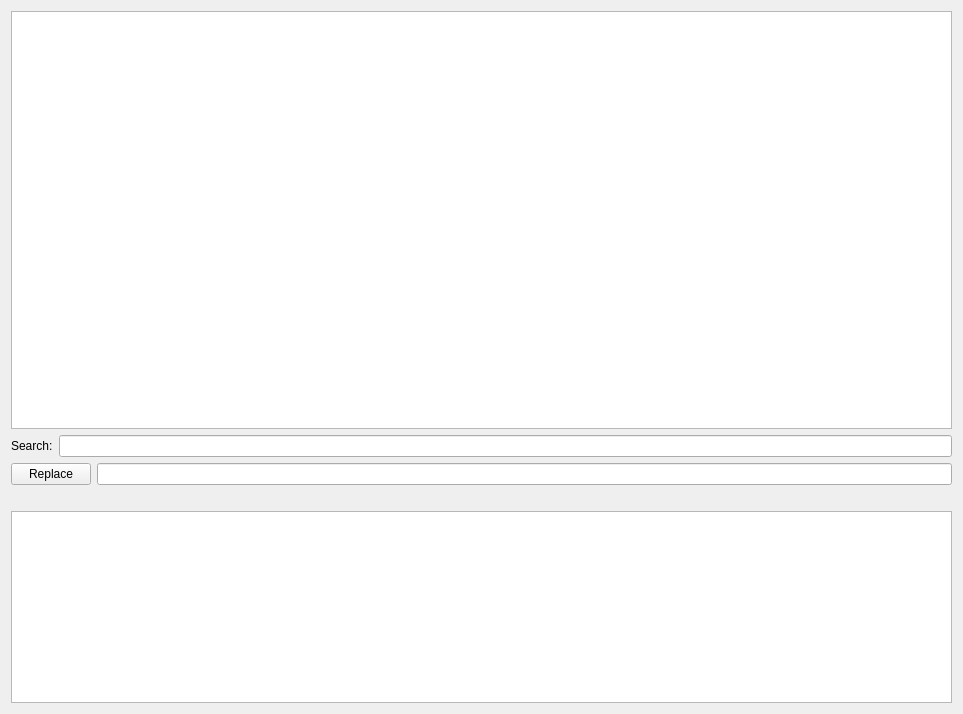
<?xml version="1.0" encoding="UTF-8"?>
<ui version="4.0">
 <class>FormRasEditor</class>
 <widget class="QWidget" name="FormRasEditor">
  <property name="geometry">
   <rect>
    <x>0</x>
    <y>0</y>
    <width>963</width>
    <height>714</height>
   </rect>
  </property>
  <property name="sizePolicy">
   <sizepolicy hsizetype="Expanding" vsizetype="Expanding">
    <horstretch>0</horstretch>
    <verstretch>0</verstretch>
   </sizepolicy>
  </property>
  <property name="windowTitle">
   <string>Form</string>
  </property>
  <layout class="QGridLayout" name="gridLayout">
   <item row="0" column="0">
    <layout class="QGridLayout" name="gridLayout_2" rowstretch="50,0,0,0,0" columnstretch="0">
     <property name="sizeConstraint">
      <enum>QLayout::SetMaximumSize</enum>
     </property>
     <item row="1" column="0">
      <layout class="QHBoxLayout" name="horizontalLayout_3">
       <item>
        <widget class="QLabel" name="label">
         <property name="text">
          <string>Search:</string>
         </property>
        </widget>
       </item>
       <item>
        <widget class="QLineEdit" name="leSearch"/>
       </item>
      </layout>
     </item>
     <item row="4" column="0">
      <widget class="QTextEdit" name="txtOutput">
       <property name="readOnly">
        <bool>true</bool>
       </property>
      </widget>
     </item>
     <item row="0" column="0">
      <widget class="CodeEditor" name="txtEditor">
       <property name="lineWrapMode">
        <enum>QPlainTextEdit::NoWrap</enum>
       </property>
      </widget>
     </item>
     <item row="3" column="0">
      <widget class="QLabel" name="lblLight">
       <property name="autoFillBackground">
        <bool>true</bool>
       </property>
       <property name="text">
        <string/>
       </property>
      </widget>
     </item>
     <item row="2" column="0">
      <layout class="QHBoxLayout" name="horizontalLayout_2">
       <item>
        <widget class="QPushButton" name="btnReplace">
         <property name="text">
          <string>Replace</string>
         </property>
        </widget>
       </item>
       <item>
        <widget class="QLineEdit" name="leReplace"/>
       </item>
      </layout>
     </item>
    </layout>
   </item>
  </layout>
 </widget>
 <customwidgets>
  <customwidget>
   <class>CodeEditor</class>
   <extends>QPlainTextEdit</extends>
   <header>source\PmmEdit\codeeditor.h</header>
  </customwidget>
 </customwidgets>
 <resources/>
 <connections/>
</ui>
